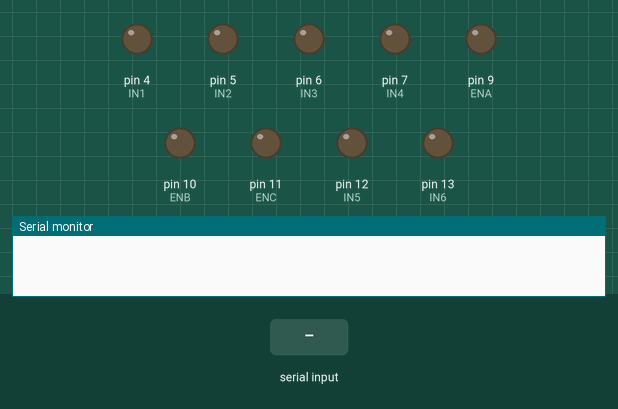
This sketch was run on a simulated Arduino Uno, built with avr-gcc and run on an emulated ATmega328P. Shown: output pins drawn as LEDs (lit = HIGH), the last lines printed to the serial monitor. Inputs (shaded band) come from the test bench.

Above: at 0.1 s.
At 2.2 s:
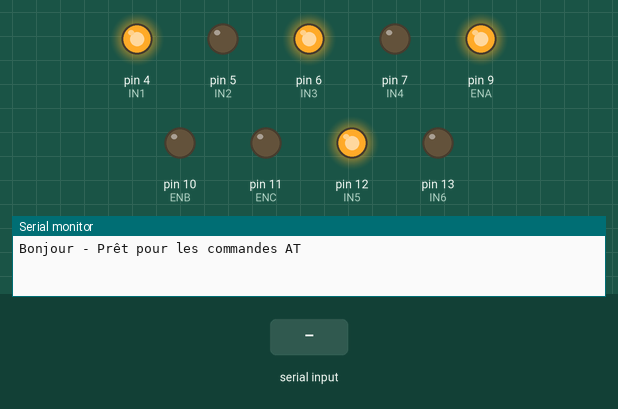
2.3 s: "1" received over the second serial link
At 7.4 s:
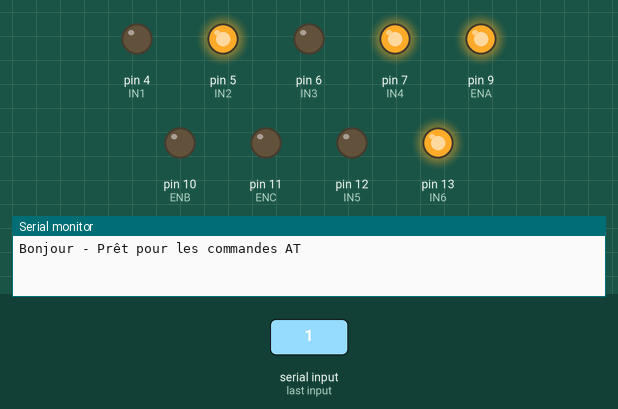
Timing chart, 0 to 20.5 s (numbered marks = the images above; inputs shaded):
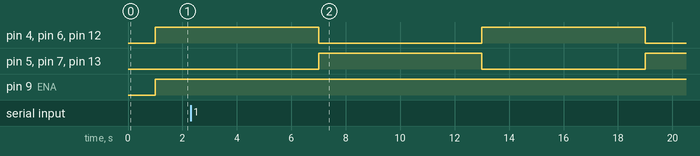

The sketch:

code_test_moteur_zeppelin.ino
```cpp
#include <SoftwareSerial.h>
#define RX 14
#define TX 15
SoftwareSerial BlueT(RX,TX);
char Data;
int PWM=128;


//-- MOTEUR A --
int ENA=9; //Connecté à Arduino pin 9(sortie PWM)
int IN1=4; //Connecté à Arduino pin 4
int IN2=5; //Connecté à Arduino pin 5
//-- MOTEUR B --
int ENB=10; //Connecté à Arduino pin 10(Sortie PWM)
int IN3=6; //Connecté à Arduino pin 6
int IN4=7; //Connecté à Arduino pin 7
//-- MOTEUR C --
int ENC=11;
int IN5=12;
int IN6=13;
void setup() {
  pinMode(ENA,OUTPUT); // Configurer
  pinMode(ENB,OUTPUT); // les broches
  pinMode(ENC,OUTPUT);
  pinMode(IN1,OUTPUT); // comme sortie
  pinMode(IN2,OUTPUT);
  pinMode(IN3,OUTPUT);
  pinMode(IN4,OUTPUT);
  pinMode(IN5,OUTPUT);
  pinMode(IN6,OUTPUT);

  digitalWrite(ENA,LOW);// Moteur latéral A - Ne pas tourner
  digitalWrite(ENB,LOW);// Moteur latéral B - Ne pas tourner
  digitalWrite(ENC,LOW);//Moteur C
  Serial.begin(9600);
  delay(500);
  Serial.println("Bonjour - Prêt pour les commandes AT");
  BlueT.begin(9600);
  delay(500);

  Serial.begin(9600);
  }


void loop() {
  while (BlueT.available()) {
    Serial.print(char(BlueT.read()));
  }
  while (Serial.available()) {
    BlueT.write(char(Serial.read()));
  }

  digitalWrite(IN1,HIGH);
  digitalWrite(IN2,LOW);
  digitalWrite(IN3,HIGH);
  digitalWrite(IN4,LOW);
  digitalWrite(IN5,HIGH);
  digitalWrite(IN6,LOW);

  analogWrite(ENA,255);
  analogWrite(ENB,0);
  analogWrite(ENC,0);
  delay(6000);


  digitalWrite(IN1,LOW);
  digitalWrite(IN2,HIGH);
  digitalWrite(IN3,LOW);
  digitalWrite(IN4,HIGH);
  digitalWrite(IN5,LOW);
  digitalWrite(IN6,HIGH);

  analogWrite(ENA,255);
  analogWrite(ENB,0);
  analogWrite(ENC,0);
  delay(6000);

  }
```
